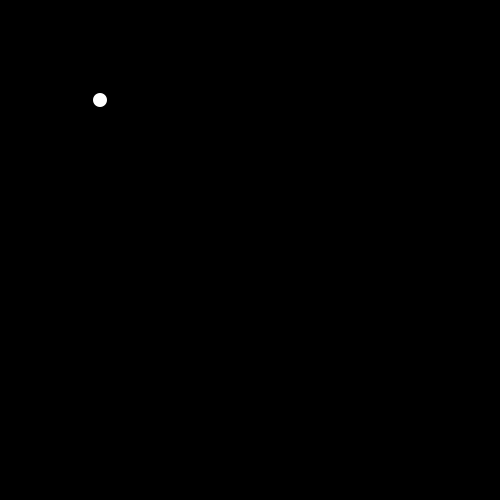
Frame 1 (no input)
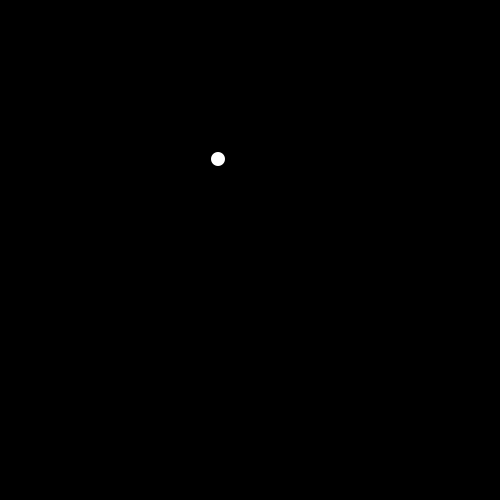
Frame 60 (the mouse pressed at the canvas centre just before this capture)
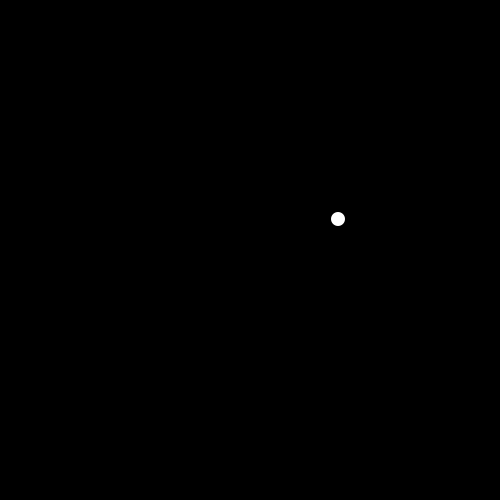
Frame 120 (the mouse held since frame 60 and released just before this capture)

The Processing sketch that drew these frames (run headless with seeded random() and noise(); from frame 60 on, the mouse is pressed at the canvas centre):

// Processing sketch: bouncing
// ── bouncing.pde
/* Condicionales.
 * Hacer una pelota que rebote como la palabra DVD.
 */

float posX = 100;
float posY = 100;
float speedX = 2;
float speedY = 1;

void setup () {
  size(500, 500);

  noStroke();
  fill(255);
}

void draw () {
  background(0);
   
  ellipse(posX, posY, 14, 14);
  
  posX += speedX;
  posY += speedY;
}
